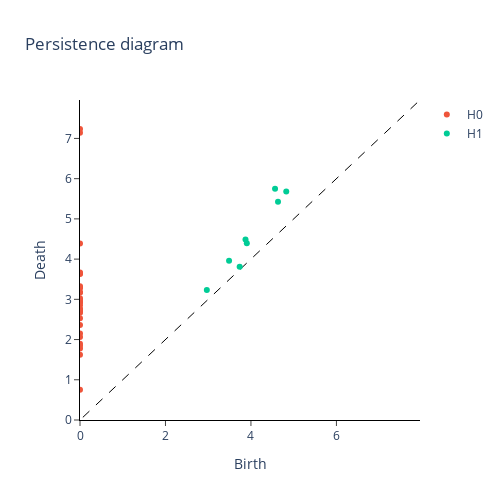

Notebook code for this chart:
### Markdown cell above
In the plot below for a single window, the generators of each homology dimension $H_0$ and $H_1$ are coloured differently:

### Code cell
plot_diagram(diagrams[window_num])

### Figure 1 — Plotly figure (JSON) as saved in the notebook; plotly's stock layout.template omitted (floating-point values rounded to 4 significant figures)
{"data": [{"hoverinfo": "none", "line": {"color": "black", "dash": "dash", "width": 1}, "mode": "lines", "showlegend": false, "type": "scatter", "x": [-723.2, 723.2], "y": [-723.2, 723.2]}, {"mode": "markers", "name": "H0", "type": "scatter", "x": [0, 0, 0, 0, 0, 0, 0, 0, 0, 0, 0, 0, 0, 0, 0, 0, 0, 0, 0, 0, 0, 0, 0, 0, 0, 0, 0, 0, 0, 0], "y": [0.7493, 1.623, 1.776, 1.848, 1.898, 2.065, 2.149, 2.364, 2.529, 2.665, 2.692, 2.727, 2.751, 2.761, 2.853, 2.926, 2.929, 2.989, 3.025, 3.17, 3.175, 3.281, 3.292, 3.326, 3.629, 3.64, 3.667, 4.389, 7.14, 7.232]}, {"mode": "markers", "name": "H1", "type": "scatter", "x": [4.826, 4.633, 4.564, 3.903, 3.873, 3.736, 3.488, 2.968], "y": [5.684, 5.423, 5.75, 4.397, 4.489, 3.812, 3.957, 3.235]}], "layout": {"height": 500, "plot_bgcolor": "white", "title": {"text": "Persistence diagram"}, "width": 500, "xaxis": {"anchor": "y", "exponentformat": "e", "linecolor": "black", "linewidth": 1, "mirror": false, "range": [0, 7.956], "showexponent": "all", "showline": true, "side": "bottom", "ticks": "outside", "title": {"text": "Birth"}, "type": "linear", "zeroline": true}, "yaxis": {"anchor": "x", "exponentformat": "e", "linecolor": "black", "linewidth": 1, "mirror": false, "range": [0, 7.956], "showexponent": "all", "showline": true, "side": "left", "ticks": "outside", "title": {"text": "Death"}, "type": "linear", "zeroline": true}}}
